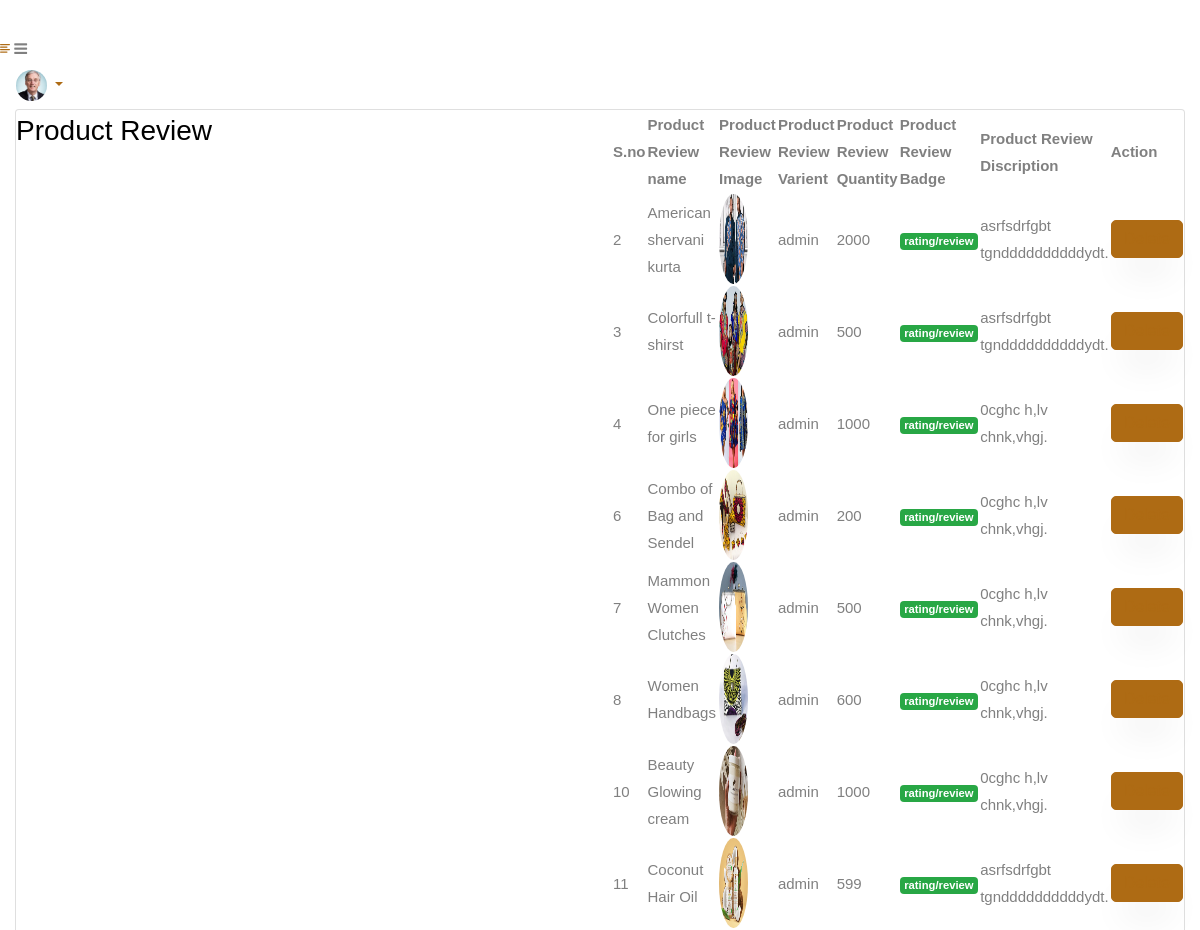
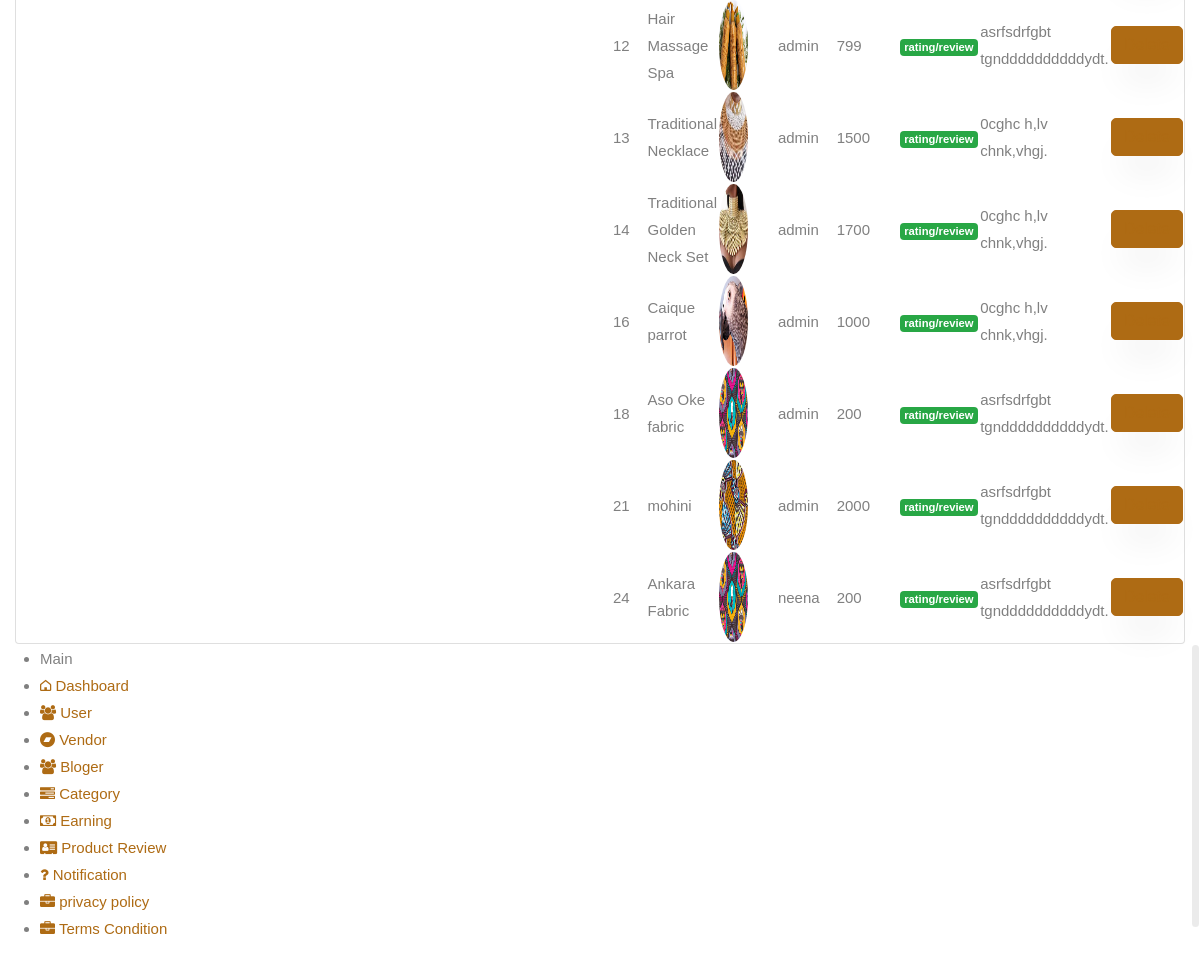
The page /super_admin/product_review (signed in) on the database its author committed (2 pictures, top to bottom).
### myapp/models.py (models this page shows, shortened)
class Product(models.Model):
    user = models.ForeignKey(User, on_delete=models.CASCADE, default=1)
    name = models.CharField(max_length=100)
    price = models.IntegerField(default=0)
    category = models.ForeignKey(Category, on_delete=models.CASCADE, default=1)
    description = models.CharField(max_length=200, default='' , null=True , blank=True)
    image = models.ImageField(upload_to='products')

class User(AbstractBaseUser, PermissionsMixin):
    email = models.EmailField(unique=True, verbose_name='Email Address')
    username = models.CharField(max_length=256)
    is_active = models.BooleanField(default=True)
    is_staff = models.BooleanField(default=False)
    is_admin = models.BooleanField(default=False)
    is_superuser = models.BooleanField(default=False)
    SUPERUSER = '1'
    VENDER = '2'
    ADDUSER = '3'
    BLOGER = '4'
    User_type=(
        ('Superuser','SUPERUSER'),
        ('AddUser','ADDUSER'),
        ('Vender','VENDER'),
        ('Bloger','BLOGER'),
    )
    user_type_data = (('Bloger','BLOGER'), ( VENDER, "Vender"), (ADDUSER, "AddUser"), (SUPERUSER, "Superuser"))
    user_type = models.CharField( choices=user_type_data, max_length=10,default='1')
    USERNAME_FIELD = 'email'
    REQUIRED_FIELDS = ['username']
    objects = UserManager()
    class Meta:
        db_table = 'user_profile'
    def __str__(self):
        return f'{self.username} '

### myapp/views.py (the view)
# urls.py: path('super_admin/product_review',views.review,name='super_admin/product_review'),
@login_required(login_url='/login')
def review(request):
    product=Product.objects.all()
    return render(request, 'product_preview.html',{'product':product})

### templates/product_preview.html (shortened to what this page needs)
{% extends 'base.html'%}
{% load widget_tweaks %}
{% load static %}
{% block content%}
<div class="page-wrapper">
    <div class="content container-fluid">
        <div class="page-header">
            <div class="row">
                <div class="col-sm-12">
                    <div class="card full-header">
                        <div class="users">
                            <h3 class="page-title">Product Review </h3>
                        </div>
                        <div class="user-box">
                            <div class="datatables">
                                <table id="example" class="display nowrap" style="width:100%">
                                    <thead>
                                        <tr>
                                            <th>S.no</th>
                                            <th>Product Review name</th>
                                            <th>Product Review Image</th>
                                            <th>Product Review Varient</th>
                                            <th>Product Review Quantity</th>
                                            <th>Product Review Badge</th>
                                            <th>Product Review Discription</th>
                                            <th>Action</th>
                                        </tr>
                                    </thead>
                                    <tbody>
                                        {% for r in product %}
                                        <tr class="even">
                                            <td>{{ r.id }}</td>
                                            <td>{{ r.name }}</td>
                                            <td><img class="rounded-circle" src="{{ r.image.url }}" alt="" height="90px" width="50%"></td>
                                            <td>{{ r.user }}</td>
                                            <td>{{ r.price }}</td>
                                            <td>
                                                <div class="badge badge-success">rating/review</div>
                                            </td>
                                            <td>{{ r.description }}.</td>
                                            <td>
                                                <button class="btn btn-primary"><a class="edit-btn"
                                                        href="{% url 'super_admin/delete_product1' id=r.id %}" onclick="return confirm('Are you sure you want to delete this?')">Delete</a></button>
                                            </td>
                                        </tr>
                                        {% endfor %}
                                    </tbody>
                                </table>
                            </div>
                        </div>
                    </div>
                </div>
            </div>
        </div>
        <div class="row">
            <div class="col-sm-12">
            </div>
        </div>
    </div>
</div>
</div>
{% endblock %}

### rows shown on the page
Product: id "2", name "American shervani kurta", image (picture), user "admin", price "2000", description "asrfsdrfgbt tgnddddddddddydt"
Product: id "3", name "Colorfull t-shirst", image (picture), user "admin", price "500", description "asrfsdrfgbt tgnddddddddddydt"
Product: id "4", name "One piece for girls", image (picture), user "admin", price "1000", description "0cghc h,lv chnk,vhgj"
Product: id "6", name "Combo of Bag and Sendel", image (picture), user "admin", price "200", description "0cghc h,lv chnk,vhgj"
Product: id "7", name "Mammon Women Clutches", image (picture), user "admin", price "500", description "0cghc h,lv chnk,vhgj"
Product: id "8", name "Women Handbags", image (picture), user "admin", price "600", description "0cghc h,lv chnk,vhgj"
Product: id "10", name "Beauty Glowing cream", image (picture), user "admin", price "1000", description "0cghc h,lv chnk,vhgj"
Product: id "11", name "Coconut Hair Oil", image (picture), user "admin", price "599", description "asrfsdrfgbt tgnddddddddddydt"
Product: id "12", name "Hair Massage Spa", image (picture), user "admin", price "799", description "asrfsdrfgbt tgnddddddddddydt"
Product: id "13", name "Traditional Necklace", image (picture), user "admin", price "1500", description "0cghc h,lv chnk,vhgj"
Product: id "14", name "Traditional Golden Neck Set", image (picture), user "admin", price "1700", description "0cghc h,lv chnk,vhgj"
Product: id "16", name "Caique parrot", image (picture), user "admin", price "1000", description "0cghc h,lv chnk,vhgj"
Product: id "18", name "Aso Oke fabric", image (picture), user "admin", price "200", description "asrfsdrfgbt tgnddddddddddydt"
Product: id "21", name "mohini", image (picture), user "admin", price "2000", description "asrfsdrfgbt tgnddddddddddydt"
Product: id "24", name "Ankara Fabric", image (picture), user "neena", price "200", description "asrfsdrfgbt tgnddddddddddydt"
